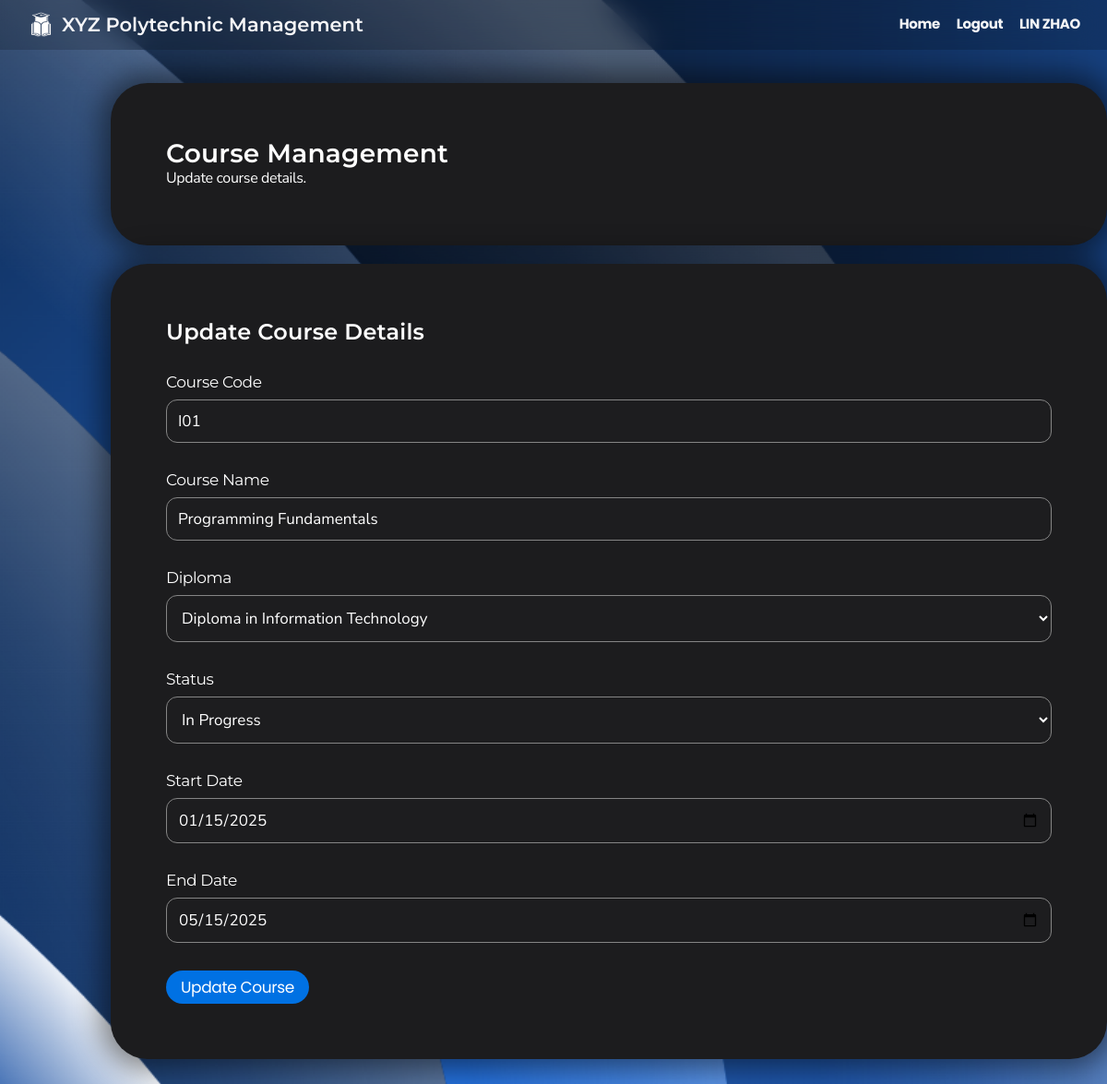
Screenshot of /CRUD3/faculty_course_update_form.php?course_code=I01 (signed in) with the database file from the repository.
### tables this page shows
CREATE TABLE `course` (
  `course_code` varchar(3) NOT NULL,
  `course_name` varchar(50) NOT NULL,
  `diploma_code` varchar(5) NOT NULL,
  `course_start_date` date DEFAULT NULL,
  `course_end_date` date DEFAULT NULL,
  `status` enum('To start','No Status','In-progress','Ended') DEFAULT NULL
);

### CRUD3/faculty_course_update_form.php (the view, shortened to what this page needs)
<?php
$con = mysqli_connect("localhost", "root", "", "xyz polytechnic");
$faculty_id = $_SESSION['session_identification_code'];
$school_query = "SELECT school_code FROM faculty WHERE faculty_identification_code = ?";
$school_stmt = $con->prepare($school_query);
$school_stmt->bind_param('s', $faculty_id);
$school_stmt->execute();
$school_result = $school_stmt->get_result();
$school_row = $school_result->fetch_assoc();
$school_code = $school_row['school_code'];
$diploma_query = "SELECT diploma_code, diploma_name FROM diploma WHERE school_code = ?";
$diploma_stmt = $con->prepare($diploma_query);
$diploma_stmt->bind_param('s', $school_code);
$diploma_stmt->execute();
$diploma_result = $diploma_stmt->get_result();
$edit_coursecode = htmlspecialchars($_GET["course_code"]);
$full_name = $_SESSION['session_full_name'] ?? "";
$course_query = "SELECT c.*
                FROM course c
                JOIN diploma d ON c.diploma_code = d.diploma_code
                WHERE c.course_code = ? AND d.school_code = ?";
$course_stmt = $con->prepare($course_query);
$course_stmt->bind_param('ss', $edit_coursecode, $school_code);
$course_stmt->execute();
$course_result = $course_stmt->get_result();
$course_row = $course_result->fetch_assoc();
?>
<!DOCTYPE html>
<html lang="en">
<head>
    <link rel="stylesheet" href="../styles.css">
</head>
<body>
    <div class="navbar">
        <div class="navbar-brand">
            <img src="../logo.png" alt="XYZ Polytechnic Logo" class="school-logo">
            <h1>XYZ Polytechnic Management</h1>
        </div>
        <nav>
            <a href="../faculty_dashboard">Home</a>
            <a href="../logout.php">Logout</a>
            <a><?php echo htmlspecialchars($full_name); ?></a>
        </nav>
    </div>
    <div class="container">
        <div class="card">
            <h2>Course Management</h2>
            <p>Update course details.</p>
        </div>
        <div class="card">
            <h3>Update Course Details</h3>
            <form method="POST" action="faculty_course_update.php" onsubmit="return validateForm()">
                <div class="form-group">
                    <label class="label">Course Code</label>
                    <input type="text" name="upd_coursecode" pattern="[A-Z]{1}\d{2}"
                           title="One uppercase letter followed by two digits"
                           value="<?php echo htmlspecialchars($course_row['course_code']); ?>" required>
                </div>
                <div class="form-group">
                    <label class="label">Course Name</label>
                    <input type="text" name="upd_coursename" maxlength="50"
                           value="<?php echo htmlspecialchars($course_row['course_name']); ?>" required>
                </div>
                <div class="form-group">
                    <label class="label">Diploma</label>
                    <select name="upd_diplomacode" required>
                        <?php
                        mysqli_data_seek($diploma_result, 0);
                        while ($diploma_row = $diploma_result->fetch_assoc()):
                            $selected = $diploma_row['diploma_code'] === $course_row['diploma_code'] ? 'selected' : '';
                        ?>
                            <option value="<?= htmlspecialchars($diploma_row['diploma_code']) ?>" <?= $selected ?>>
                                <?= htmlspecialchars($diploma_row['diploma_name']) ?>
                            </option>
                        <?php endwhile; ?>
                    </select>
                </div>
                <div class="form-group">
                    <label class="label">Status</label>
                    <select name="upd_status" onchange="toggleDateFields()" required>
                        <option value="In-progress" <?= $course_row['status'] === 'In-progress' ? 'selected' : '' ?>>In Progress</option>
                    </select>
                </div>
                <div class="form-group">
                    <label class="label">Start Date</label>
                    <input type="date" name="upd_startdate"
                        value="<?php echo $course_row['course_start_date'] ? htmlspecialchars($course_row['course_start_date']) : ''; ?>">
                </div>
                <div class="form-group">
                    <label class="label">End Date</label>
                    <input type="date" name="upd_enddate"
                        value="<?php echo $course_row['course_end_date'] ? htmlspecialchars($course_row['course_end_date']) : ''; ?>">
                </div>
                <button type="submit">Update Course</button>
            </form>
        </div>
    </div>
</body>
</html>

### styles.css (style rules this page uses)
* { margin: 0; padding: 0; box-sizing: border-box; }
body { font-family: 'Nunito Sans', sans-serif; line-height: 1.47059; font-weight: 400; letter-spacing: -.022em; background-image: url('background.png'); background-size: cover; background-position: center; background-repeat: no-repeat; background-attachment: fixed; background-color: #1c1c1e; color: #ffffff; min-height: 100vh; display: flex; flex-direction: column; -webkit-font-smoothing: antialiased; }
h1, h2, h3, h4, h5, h6 { font-family: 'Montserrat', sans-serif; font-weight: 600; }
h1 { font-size: 40px; line-height: 1.1; letter-spacing: 0; }
h2 { font-size: 28px; line-height: 1.14286; letter-spacing: .007em; }
h3 { font-size: 24px; line-height: 1.16667; letter-spacing: .009em; }
button, .button { font-family: 'Poppins', sans-serif; background-color: #0071e3; color: #fff; font-size: 17px; line-height: 1.17648; font-weight: 400; letter-spacing: -.022em; padding: 8px 16px; border-radius: 980px; border: none; cursor: pointer; transition: all 0.3s ease; }
a { color: #0071e3; margin-top: 20px; text-decoration: none; font-weight: bold; }
.navbar { background: #0000002d; backdrop-filter: saturate(100%) blur(15px); position: fixed; top: 0px; left: 0; right: 0; z-index: 9999; height: 54px; display: flex; align-items: center; justify-content: space-between; padding: 0 22px; }
.navbar-brand { display: flex; align-items: center; }
.navbar-brand h1 { color: #f5f5f7; font-size: 21px; margin: 0; }
.navbar a { font-family: 'Poppins', sans-serif; color: #f5f5f7; font-size: 15px; text-decoration: none; padding: 0 7px; opacity: 1; transition: opacity 0.3s; }
.school-logo { height: 45px; width: 45px; }
.container { max-width: 1080px; justify-content: center; align-items: center; min-height: calc(90vh - 44px - 57px); width: 90%; margin: 30px auto; padding: 60px; }
.card { background: #1c1c1e; border-radius: 40px; padding: 60px; margin-bottom: 20px; box-shadow: 0 0 30px 10px rgba(0, 0, 0, 0.485); transition: transform 0.3s ease, box-shadow 0.3s ease; width: 1080px; }
.form-group { margin-top:30px; margin-bottom: 30px; }
.label { font-family: 'Montserrat', sans-serif; display: block; font-size: 17px; line-height: 1.23536; font-weight: 400; letter-spacing: -.022em; margin-bottom: 8px; color: #ffffff; }
input[type="text"], input[type="email"], input[type="password"], input[type="date"], select, textarea { font-family: 'Nunito Sans', sans-serif; width: 100%; padding: 12px; font-size: 17px; line-height: 1.23536; border: 1.6px solid #858585; border-radius: 12px; background-color: #1d1d1f; color: #ffffff; transition: border-color 0.3s ease; }

### rows the page displays
course: upd_coursecode "I01", upd_coursename "Programming Fundamentals", upd_status "In Progress", upd_startdate "01/15/2025", upd_enddate "05/15/2025"

### other values shown
$full_name "LIN ZHAO"
form field upd_diplomacode "Diploma in Information Technology"
